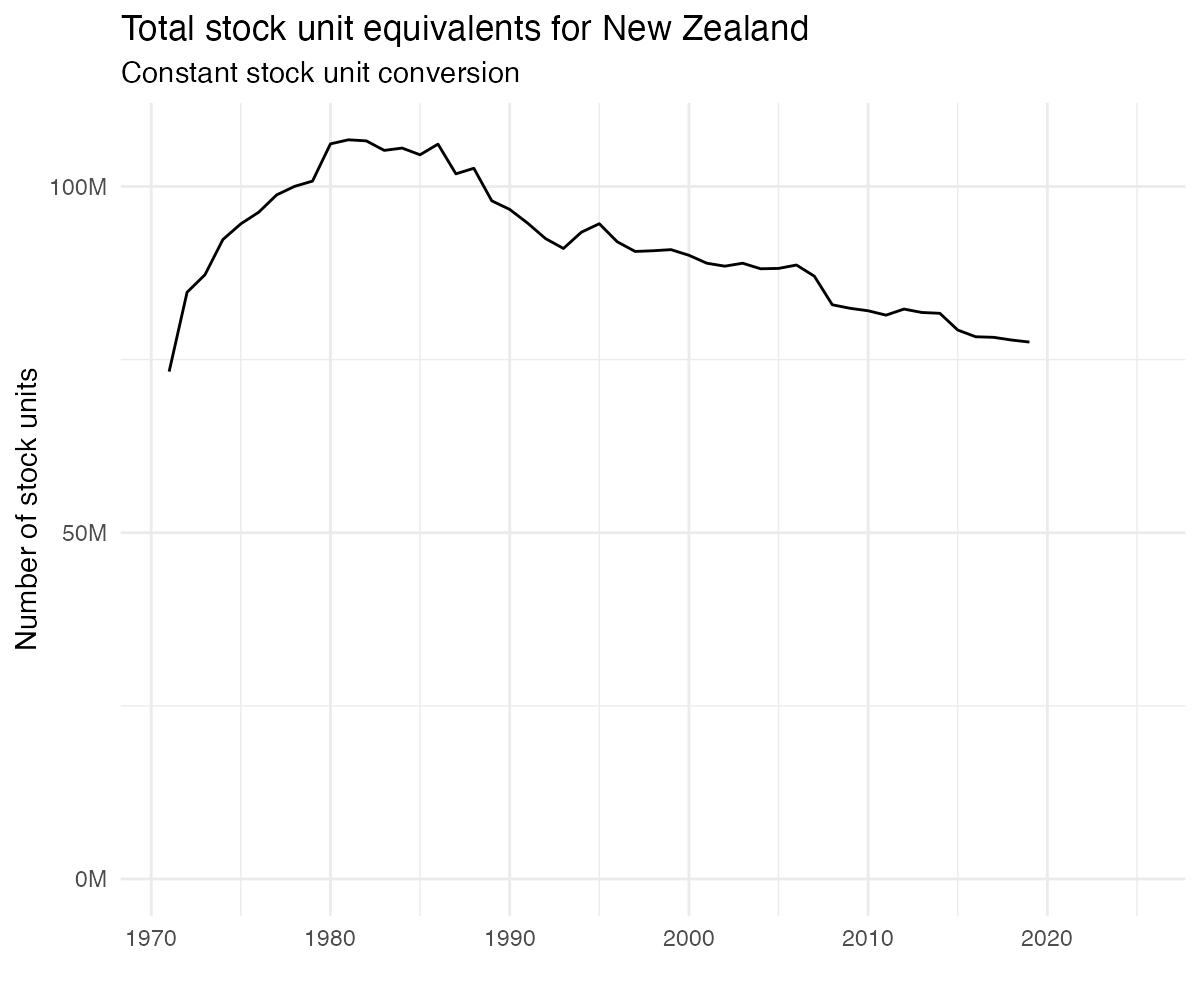

Write the R code that produced this figure.
library(tidyverse)
library(sf)
library(mapgl)
library(koordinatr)
library(zoo)
library(gganimate)
library(scales)
library(isaacr)
library(pals)
library(magick)
library(billboarder)

options(scipen = 999)

livestock_numbers_raw <- get_table_as_tibble(Sys.getenv("mfe_api_key"), "mfe", "105406") |> select(-gml_id)

get_stock_unit_constant <- function(animal, year, stock_units = stock_units) {
  
  stock_units <- tibble(
    year = c(1980, 1985, 2000, 2017),
    `Sheep` = c(0.95, 0.95, 0.95, 0.95),
    `Beef cattle` = c(5, 5, 5, 5),
    `Dairy cattle` = c(5, 5, 5, 5),
    `Deer` = c(1.6, 1.6, 1.6, 1.6)
  )
  
  year_diff <- abs(stock_units$year - year)
  nearest_year <- stock_units$year[which.min(year_diff)]
  multiplier <- stock_units |>
    dplyr::filter(year == nearest_year) |>
    dplyr::select(all_of(animal)) |>
    dplyr::pull()
  return(multiplier)
}

# Apply the function to the dataset
total_stock_units <- livestock_numbers_raw |> 
  filter(geography_name == "New Zealand") |>
  filter(animal != "Total cattle") |> 
  group_by(animal) |> 
  mutate(count = na.spline(count, na.rm = FALSE)) |> # Interpolate missing values via cubic spline interpolation
  ungroup() |> 
  rowwise() |>
  mutate(stock_unit_equivalent = count * get_stock_unit_constant(animal, year)) |>
  ungroup() |> 
  group_by(year) |> 
  summarise(total_stock_unit_equivalent = sum(stock_unit_equivalent, na.rm = TRUE))

# Create the plot
ggplot(total_stock_units, aes(x = year, y = total_stock_unit_equivalent)) +
  geom_line() +
  #geom_point(size = 2) +
  #geom_text(label = "Total stock units", vjust = -0.5, hjust = 0, size = 4) +
  labs(title = "Total stock unit equivalents for New Zealand",
       subtitle = "Constant stock unit conversion",
       x = "",
       y = "Number of stock units") +
  theme_minimal() +
  expand_limits(x = c(1971, 2019 + 6), y = 0) + # Expand limits on x-axis
  scale_y_continuous(breaks = seq(0, max(total_stock_units$total_stock_unit_equivalent, na.rm = TRUE), by = 5e7),
                     labels = scales::label_number(scale = 1e-6, suffix = "M")) + # Format y-axis labels
  theme(legend.position = "none")
